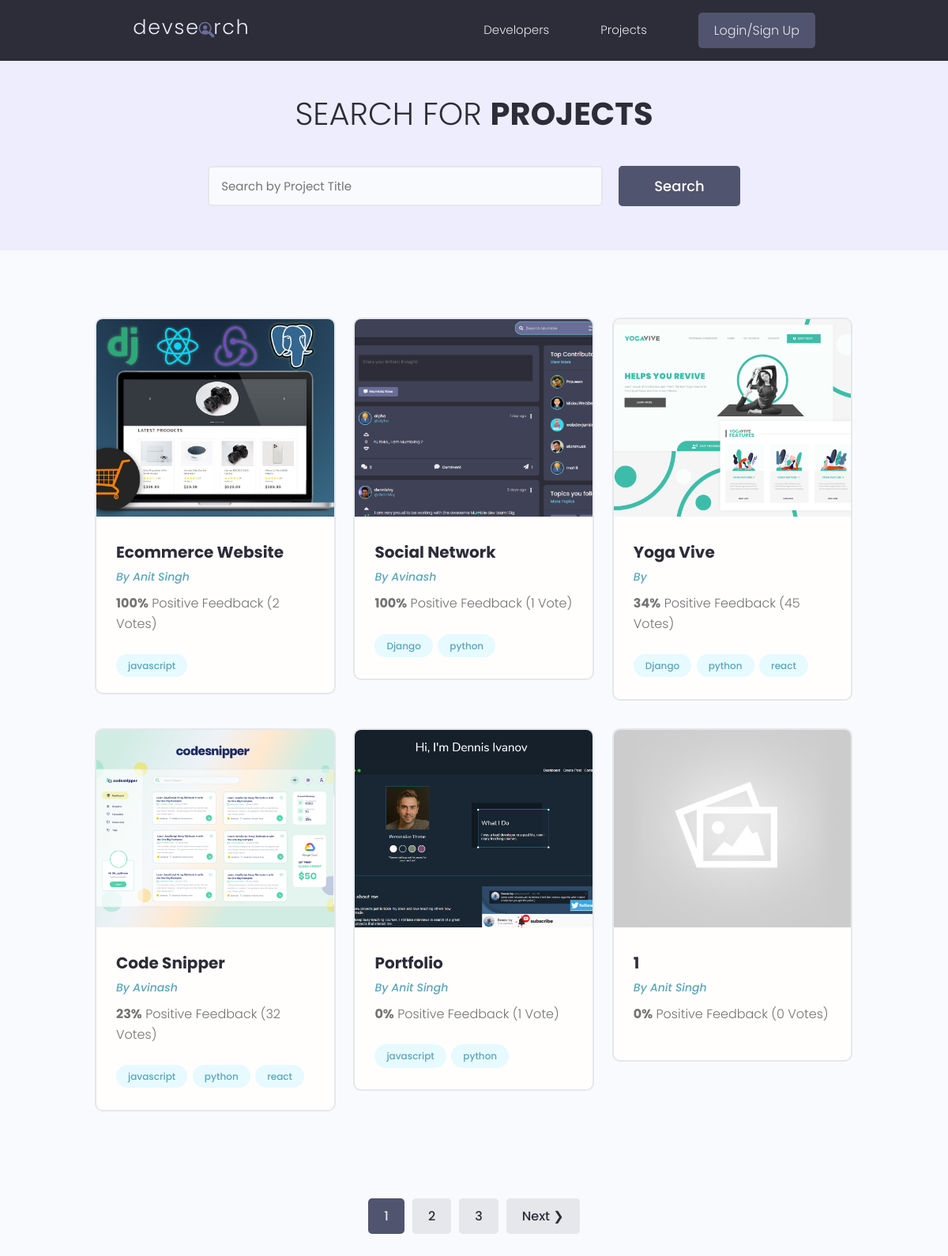
/projects/, run on the app's committed database.
### projects/models.py (models this page shows, shortened)
class Project(models.Model):
    owner = models.ForeignKey(
        Profile, null=True, blank=True, on_delete=models.SET_NULL)
    title = models.CharField(max_length=200)
    description = models.TextField(null=True, blank=True)
    featured_image = models.ImageField(
        null=True, blank=True, default='default.jpg')
    demo_link = models.CharField(max_length=2000, null=True, blank=True)
    tags = models.ManyToManyField('Tag', blank=True)
    source_link = models.CharField(max_length=2000, null=True, blank=True)
    vote_total = models.IntegerField(default=0, null=True, blank=True)
    vote_ratio = models.IntegerField(default=0, null=True, blank=True)
    created = models.DateTimeField(auto_now_add=True)
    id = models.UUIDField(default=uuid.uuid4,
                          primary_key=True, unique=True, editable=False)
    class Meta:
        ordering=['-vote_ratio','-vote_total','title']

class Tag(models.Model):
    name = models.CharField(max_length=200)
    created = models.DateTimeField(auto_now_add=True)
    id = models.UUIDField(default=uuid.uuid4,
                          primary_key=True, unique=True, editable=False)
    def __str__(self):
        return self.name

### users/models.py (models this page shows, shortened)
class Profile(models.Model):
    user = models.OneToOneField(
        User, on_delete=models.CASCADE, null=True, blank=True)
    name = models.CharField(max_length=200, null=True, blank=True)
    email = models.EmailField(max_length=200, null=True, blank=True)
    username = models.CharField(max_length=200, null=True, blank=True)
    location = models.CharField(max_length=200, null=True, blank=True)
    short_intro = models.CharField(max_length=200, null=True, blank=True)
    bio = models.TextField(max_length=200, null=True, blank=True)
    profile_image = models.ImageField(
        null=True, blank=True, upload_to='profiles/', default='profiles/user-default.png')
    social_github = models.CharField(max_length=200, null=True, blank=True)
    social_twitter = models.CharField(max_length=200, null=True, blank=True)
    social_linkedin = models.CharField(max_length=200, null=True, blank=True)
    social_youtube = models.CharField(max_length=200, null=True, blank=True)
    social_website = models.CharField(max_length=200, null=True, blank=True)
    created = models.DateTimeField(auto_now_add=True)
    id = models.UUIDField(default=uuid.uuid4,
                          primary_key=True, unique=True, editable=False)

### projects/views.py (the view)
# urls.py: path('projects/',views.getProjects),
def projects(request):
    projects, search_query = searchProject(request)
    custom_range,projects=paginateProject(request, projects, 6)
    context = {'projects': projects, 'search_query': search_query,'custom_range':custom_range }
    return render(request, 'projects/projects.html', context)

### projects/utils.py (called while the page is built)
def paginateProject(request,projects,results):
    page=request.GET.get('page')
    paginator=Paginator(projects,results)
    try:
        projects=paginator.page(page)
    except PageNotAnInteger:
        page=1
        projects=paginator.page(page)
    except EmptyPage:
        page=paginator.num_pages
        projects=paginator.page(page)
    leftIndex=(int(page)-4)
    if leftIndex<1:
        leftIndex=1
    rightIndex=(int(page) +5)
    if rightIndex>paginator.num_pages:
        rightIndex=paginator.num_pages+1
    custom_range=range(leftIndex,rightIndex)
    return custom_range,projects

def searchProject(request):
    search_query=''
    if request.GET.get('search_query'):
        search_query=request.GET.get('search_query')
        print('SEARCH',search_query)
    tags=Tag.objects.filter(name__icontains=search_query)
    projects=Project.objects.distinct().filter(
        Q(title__icontains=search_query) |
        Q(description__icontains=search_query)|
        Q(owner__name__icontains=search_query) |
        Q(tags__in=tags)
    )
    return projects,search_query

### projects/templates/projects/projects.html (shortened to what this page needs)
{% extends 'main.html' %} {% block content %}
<main class="projects">
  <section class="hero-section text-center">
    <div class="container container--narrow">
      <div class="hero-section__box">
        <h2>Search for <span>Projects</span></h2>
      </div>
      <div class="hero-section__search">
        <form id='searchForm' class="form" action="{%url 'projects' %}" method="get">
          <div class="form__field">
            <input class="input input--text" id="formInput#search" type="text"
            name="search_query" value="{{search_query}}" placeholder="Search by Project Title" />
          </div>
          <input class="btn btn--sub btn--lg" type="submit" value="Search" />
        </form>
      </div>
    </div>
  </section>
  <section class="projectsList">
    <div class="container">
      <div class="grid grid--three">
        {% for project in projects %}
        <div class="column">
          <div class="card project">
            <a href="{% url 'project' project.id %}" class="project">
              <img
                class="project__thumbnail"
                src="{{ project.featured_image.url }}"
                alt="project thumbnail"
              />
              <div class="card__body">
                <h3 class="project__title">{{project.title}}</h3>
                <p>
                  <a class="project__author" href=""
                    >By {{project.owner.name}}</a
                  >
                </p>
                <p class="project--rating">
                  <span style="font-weight: bold">{{project.vote_ratio}}%</span>
                  Positive Feedback ({{project.vote_total}}
                  Vote{{project.vote_total|pluralize:"s"}})
                </p>
                <div class="project__tags">
                  {% for tag in project.tags.all %}
                  <span class="tag tag--pill tag--main">
                    <small>{{tag}}</small>
                  </span>
                  {% endfor %}
                </div>
              </div>
            </a>
          </div>
        </div>
        {% endfor %}
      </div>
    </div>
  </section>
 {% include 'pagination.html' with queryset=projects custom_range=custom_range%}
</main>
 {% endblock content %}

### templates/main.html (shortened to what this page needs)
<!DOCTYPE html>
{%load static %}
<html>
    <head>
        <link rel="stylesheet" href="https://cdn.iconmonstr.com/1.3.0/css/iconmonstr-iconic-font.min.css" />
        <link rel="stylesheet" href="{% static 'uikit/styles/uikit.css' %} " />
        <link rel="stylesheet" href="{% static 'styles/app.css' %}" />
    </head>
    <body>
        {% include 'navbar.html' %}
        {% block content %}
        {% endblock content %}
    </body>
</html>

### templates/navbar.html (shortened to what this page needs)
{% load static %}
  <header class="header">
    <div class="container container--narrow">
      <a href="{% url 'profiles'%}" class="header__logo">
        <img src="{% static 'images/logo.svg' %} " alt="DevSearch Logo" />
      </a>
      <nav class="header__nav">
        <ul class="header__menu">
          <li class="header__menuItem"><a href="{% url 'profiles'%}">Developers</a></li>
          <li class="header__menuItem"><a href="{% url 'projects'%}">Projects</a></li>
           {% if request.user.is_authenticated %}
           <li class="header__menuItem"><a href="{%url 'inbox' %}">Inbox</a></li>
           <li class="header__menuItem"><a href="{% url 'account' %}" class="btn btn--sub">Account</a></li>
          <li class="header__menuItem"><a href="{% url 'logout' %}" class="btn btn--sub">Logout</a></li>
          {%else %}
          <li class="header__menuItem"><a href="{% url 'login' %}" class="btn btn--sub">Login/Sign Up</a></li>
          {%endif %}
        </ul>
      </nav>
    </div>
  </header>

### templates/pagination.html (shortened to what this page needs)
{% if queryset.has_other_pages %}
  <div class="pagination">
    <ul class="container">
      {% for page in custom_range %}
      {% if page == queryset.number %}
      <li><a href="?page={{page}}" class="btn page-link btn--sub" data-page="{{page}}" >{{page}}</a> </li>
      {%else%}
      <li><a href="?page={{page}}" class="btn page-link" data-page="{{page}}" >{{page}}</a> </li>
      {%endif%}
      {%endfor%}
      {% if queryset.has_next %}
      <li><a href="?page={{queryset.next_page_number}}" class="btn page-link " data-page="{{queryset.next_page_number}}" >Next &#10095; </a> </li>
      {%endif%}
    </ul>
  </div>
  {%endif %}

### static/styles/app.css (style rules this page uses)
:root { --color-sub: #2d2d39; }
.btn--sub { background-color: var(--color-sub-light); }
.card { border: 2px solid var(--color-light); }
img { width: 100%; }
.header { position: sticky; z-index: 111; background-color: var(--color-sub); padding: 1.5rem 0; }
.header > .container { display: flex; justify-content: space-between; align-items: center; }
.header__logo > img { height: 3.8rem; }
.header__nav > ul { display: inline-flex; align-items: center; list-style: none; gap: 6.5rem; }
.header__menuItem > a { color: var(--color-light); font-weight: 300; }
.hero-section { height: 40vh; display: flex; align-items: center; background-color: var(--color-sub); }
.hero-section__box { margin-bottom: 4rem; }
.hero-section__box > h2, .hero-section__box > h2 > span { font-size: 4rem; color: var(--color-light); line-height: 1.3; text-transform: uppercase; }
.hero-section__box > h2 { font-weight: 300; }
.hero-section__box > h2 > span { font-weight: 700; }
.hero-section__search > .form { display: flex; align-items: center; justify-content: center; gap: 2rem; }
.hero-section__search > .form input.input--text { width: 50rem; }
.pagination { margin-top: 8rem; margin-bottom: 10rem; }
.pagination > ul { flex-wrap: wrap; list-style: none; display: flex; align-items: center; justify-content: center; gap: 1rem; }
.pagination .btn { color: var(--color-sub); }
.pagination .btn.btn--sub { color: var(--color-light); }
.project__author { font-size: 1.4rem; font-style: italic; }
.project--rating { margin-bottom: 1.6em; margin-top: .5em; }
.projects > .hero-section { background: var(--color-sub-lighter); height: 30vh; }
.projects .hero-section__box { margin-bottom: 2.5rem; }
.projects .hero-section__box > h2 { color: var(--color-sub); }
.projects .hero-section__box > h2 > span { font-weight: 700; color: var(--color-sub); }
.projectsList { margin-top: 8rem; }
.project__thumbnail { height: 25rem; object-fit: cover; object-position: top center; }
.project__title { font-size: 2rem; font-weight: 700; color: var(--color-sub); }

### static/uikit/styles/modules/_variables.css (style rules this page uses)
:root { --color-main: #5aa5b9; --color-main-light: #e6faff; --color-sub: #3f4156; --color-sub-light: #51546e; --color-sub-lighter: #ededfd; --color-text: #737373; --color-gray: #8b8b8b; --color-light: #e5e7eb; --color-light-gray: #767676; --color-bg: #f8fafd; --color-white: #fffefd; --color-white-light: #f3f3f3; --color-success: #359e64; --color-success-bg: #def8e8; --color-error: #fc4b0b; --color-error-bg: #fff2ee; --font-base: 'Poppins', arial, helvetica, 'Segoe UI', roboto, ubuntu, sans-serif; --font-monospace: 'Fira Code', 'Courier New', courier, monospace; --font-regular: 300; --font-medium: 500; --font-bold: 700; --generic-shadow: 1px 1px 5px #00000010; --generic-transition: all 0.3s ease-in-out; }

### static/uikit/styles/modules/_base.css (style rules this page uses)
* { margin: 0; padding: 0; box-sizing: border-box; text-rendering: optimizeLegibility; color: inherit; font-size: inherit; }
html { font-size: 50%; }
@media only screen and (min-width: 480px) { html { font-size: 56.25%; } }
@media only screen and (min-width: 1200px) { html { font-size: 62.5%; } }
body { line-height: 1.6; font-weight: 400; font-size: 1.5rem; color: var(--color-text); background-color: var(--color-bg); min-height: 100vh; }

### static/uikit/styles/modules/_typography.css (style rules this page uses)
* { font-family: var(--font-base); }
h2 { font-size: 3.6rem; font-weight: var(--font-bold); }
h3 { font-size: 3.2rem; font-weight: var(--font-medium); }
p, span, strong { font-size: 1.6rem; color: var(--color-text); font-weight: var(--font-regular); }
a { padding-bottom: 2px; text-decoration: none; display: inline-block; color: var(--color-main); font-weight: var(--font-medium); }

### static/uikit/styles/modules/_utilities.css (style rules this page uses)
.container { width: 92%; max-width: 165rem; margin: 0 auto; box-sizing: border-box; }
.container--narrow { width: 92%; max-width: 120rem; }
@media screen and (min-width: 1000px) { .container { width: 90%; } }
@media screen and (min-width: 1000px) { .container--narrow { width: 85%; } }
@media screen and (min-width: 1200px) { .container { width: 80%; } }
@media screen and (min-width: 1200px) { .container--narrow { width: 72%; } }
.text-center { text-align: center; }

### static/uikit/styles/modules/_card.css (style rules this page uses)
.card { border-radius: 1rem; background-color: var(--color-white); border: 1.5px solid var(--color-light); width: auto; height: auto; margin-top: 0.5rem; margin-bottom: 0.5rem; overflow: hidden; }
.card__body, .card__header { padding: 2rem 2.5rem; }

### data on the page
Project: featured_image (picture), title "Ecommerce Website", owner.name "Anit Singh", vote_ratio "100", vote_total "2"
Tag: name "javascript"
Project: featured_image (picture), title "Social Network", owner.name "Avinash", vote_ratio "100", vote_total "1"
Tag: name "Django"
Tag: name "python"
Project: featured_image (picture), title "Yoga Vive", vote_ratio "34", vote_total "45"
Tag: name "react"
Project: featured_image (picture), title "Code Snipper", owner.name "Avinash", vote_ratio "23", vote_total "32"
Project: featured_image (picture), title "Portfolio", owner.name "Anit Singh", vote_ratio "0", vote_total "1"
Project: featured_image (placeholder picture), title "1", owner.name "Anit Singh", vote_ratio "0", vote_total "0"

### other printed values
{{ page }} "1"
{{ page }} "2" "3"
